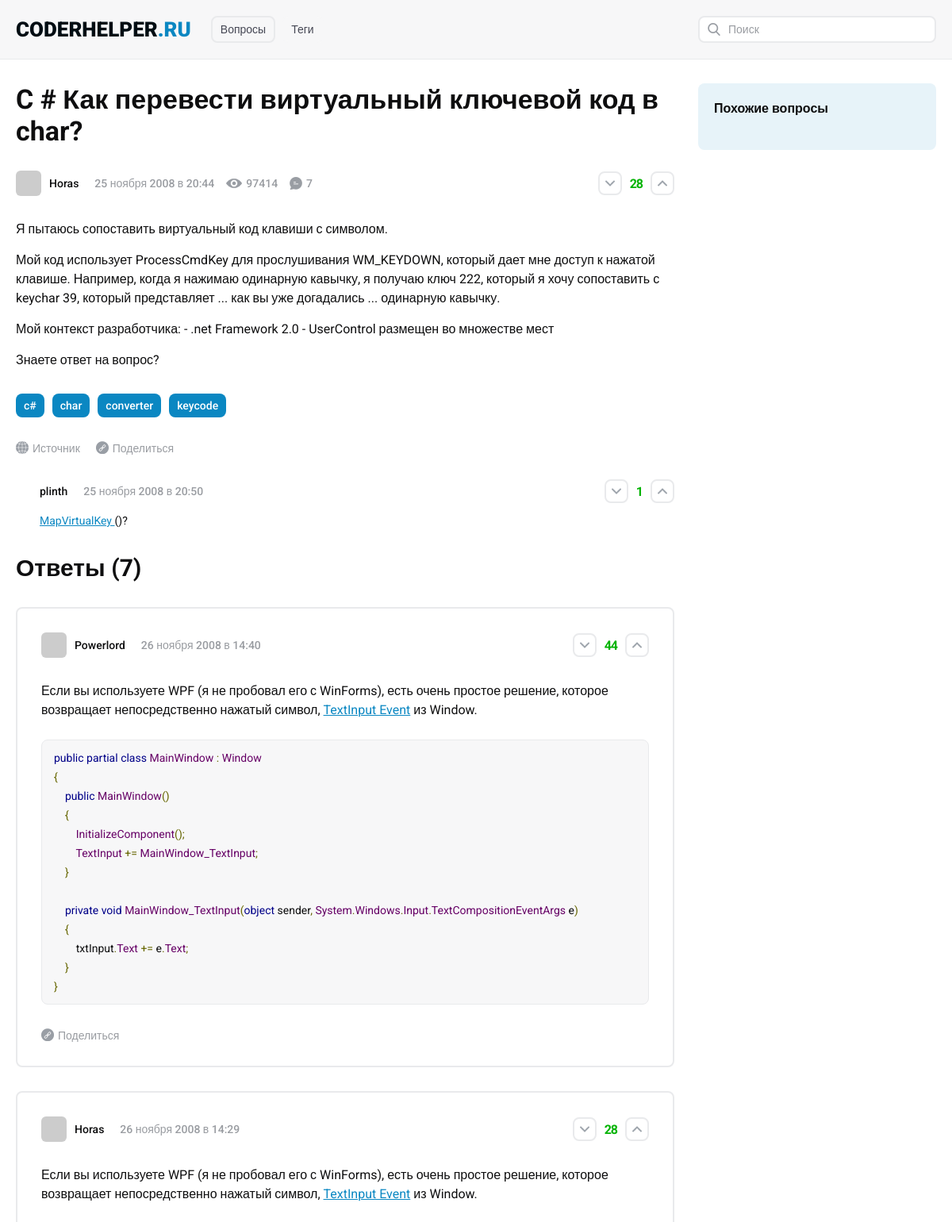
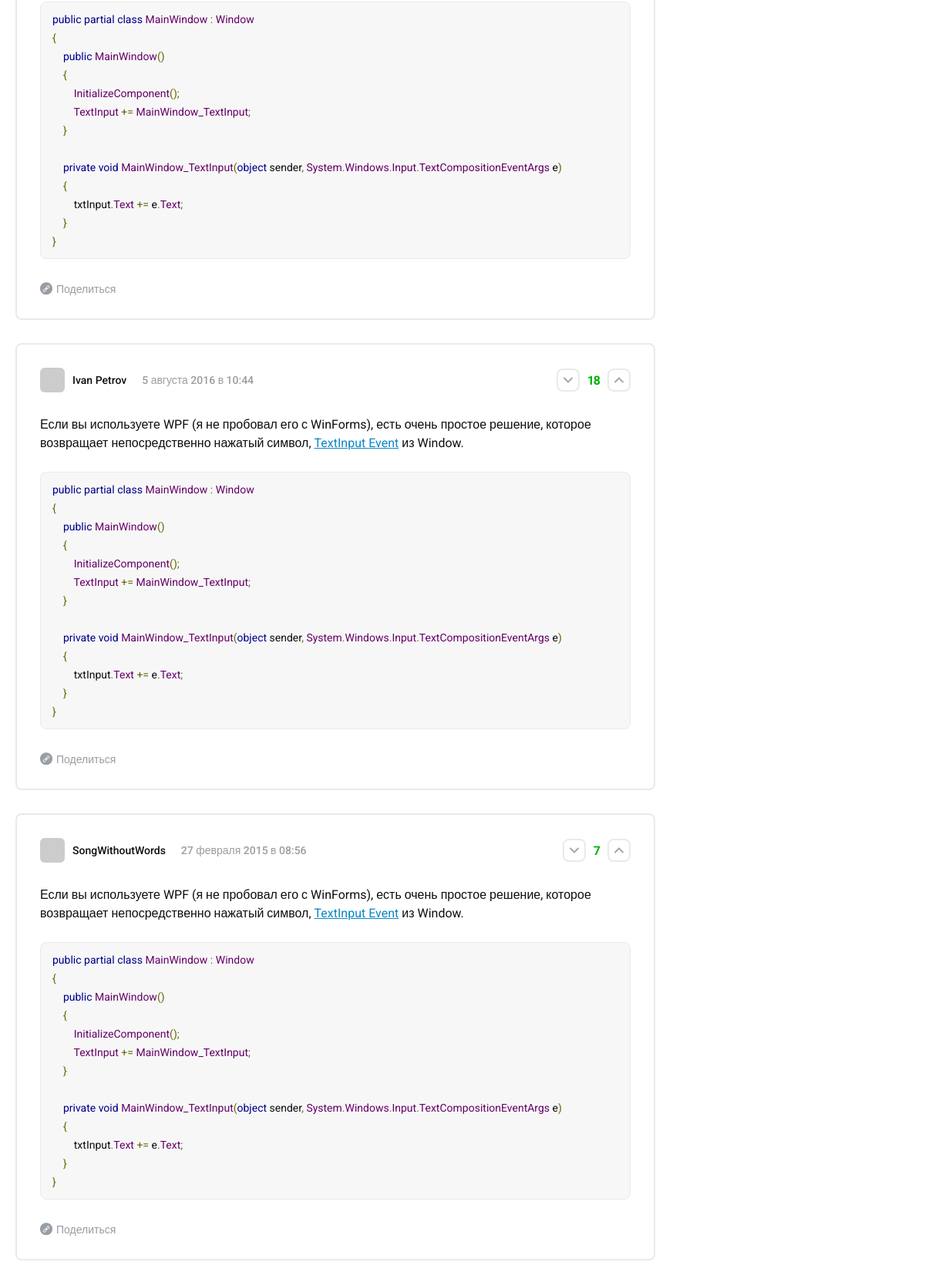
Screenshot of /questions/318777/C-How-to-translate-virtual-keycode-to-char (upper part) with the database file from the repository (2 pictures, top to bottom).
### tables this page shows
CREATE TABLE `questions` (
  `question_id` int NOT NULL AUTO_INCREMENT COMMENT 'id',
  `outer_link` varchar(255) DEFAULT NULL COMMENT 'внешняя ссылка',
  `avatar` varchar(255) DEFAULT NULL COMMENT 'аватара автора',
  `author` varchar(255) NOT NULL COMMENT 'автор вопроса',
  `post` varchar(255) NOT NULL COMMENT 'внутренняя ссылка',
  `pub_date` int NOT NULL COMMENT 'дата публикации',
  `views` int NOT NULL DEFAULT '0' COMMENT 'просмотры',
  `answers` int NOT NULL DEFAULT '0' COMMENT 'ответы',
  `title` varchar(255) NOT NULL COMMENT 'заголовок вопроса',
  `content` text NOT NULL COMMENT 'текст вопроса',
  `rating` int NOT NULL DEFAULT '0' COMMENT 'рейтинг',
  `similar_id` varchar(255) DEFAULT NULL COMMENT 'id похожих вопросов',
  `comments_block` text,
  `is_more_comments` enum('0','1','2') NOT NULL DEFAULT '0',
  `status_process` int NOT NULL DEFAULT '1',
  `is_translate` int NOT NULL DEFAULT '0',
  PRIMARY KEY (`question_id`),
  KEY `post` (`post`) USING BTREE,
  KEY `questions_status_process_index` (`status_process`),
  KEY `questions_is_translate_index` (`is_translate`)
);

CREATE TABLE `answers` (
  `answer_id` int NOT NULL AUTO_INCREMENT,
  `question_id` int NOT NULL,
  `author` varchar(255) NOT NULL,
  `status` int NOT NULL DEFAULT '0',
  `avatar` varchar(255) NOT NULL,
  `pub_date` int NOT NULL,
  `rating` int NOT NULL,
  `content` text NOT NULL,
  `comments_block` text NOT NULL,
  `is_more_comments` enum('0','1','2') NOT NULL DEFAULT '0',
  `status_process` int NOT NULL DEFAULT '1',
  `is_translate` int NOT NULL DEFAULT '0',
  PRIMARY KEY (`answer_id`),
  KEY `question_id` (`question_id`),
  KEY `answers_status_process_index` (`status_process`),
  KEY `answers_is_translate_index` (`is_translate`),
  CONSTRAINT `answers_ibfk_1` FOREIGN KEY (`question_id`) REFERENCES `questions` (`question_id`)
);

### config/routes.php (called while the page is built)
<?php
return [
    '^search\/page-([0-9]+)' => 'search/index/$1',
    '^search' => 'search/index',
    '^tags\/([0-9a-zA-Z%-.,]+)/page-([0-9]+)$' => 'tags/list/$1/$2',
    '^tags\/page-([0-9]+)$' => 'tags/index/$1',
    '^tags\/([0-9a-zA-Z%-.,]+)$' => 'tags/list/$1',
    '^tags$' => 'tags/index',
    '^questions/([0-9]+)/([0-9а-яёА-ЯЁA-Za-z-%.,]+)$' => 'question/view/$1/$2',
    '^questions/([0-9]+)/?$' => 'question/view/$1/question',
    '^q\/([0-9]+)/([0-9а-яёА-ЯЁA-Za-z-%.,]+)$' => 'question/view/$1/$2',
    '^q\/([0-9]+)/?$' => 'question/view/$1/question',
    '^page-([0-9]+)$' => 'question/index/$1',
    '' => 'question/index'
    ];

### src/Controllers/QuestionController.php (called while the page is built, shortened)
<?php
class QuestionController {
    public function actionView(int $question_id, string $post = ""): bool
    {
        $questionItem = Questions::viewQuestion($question_id);
        $questionItem['comments_block'] = json_decode($questionItem['comments_block'], true);
        $Answers = Questions::getQuestionAnswers($question_id);
        include_once PUBLIC_HTML.'/views/questions/view.php';
        return true;
    }
}

### index.php (called while the page is built, shortened)
<?php
$router = new Router();
$router->run();

### src/Models/Questions.php (called while the page is built, shortened)
<?php
class Questions {
    public static function similarQuestions(string $similar_id): array
    {
        $similar_ids = explode(',', $similar_id);
        $similarQuestions = [];
        $db = Database::getConnection();
        foreach($similar_ids as $question_id){
            $question_id = intval($question_id);
            $stmt = $db->prepare("SELECT * FROM `questions`"
                . " WHERE `question_id`=:question_id"
                . " ORDER BY `pub_date` DESC");
            $stmt->execute([':question_id' => $question_id] );
            $questionItem = $stmt->fetch();
        }
        return $similarQuestions;
    }
    public static function viewQuestion(int $question_id): array
    {
        $db = Database::getConnection();
        $stmt = $db->prepare("SELECT * FROM `questions` WHERE `question_id`=:question_id");
        $stmt->execute(
            [':question_id' => $question_id]
        );
        $questionItem = $stmt->fetch();
        $questionItem['pub_date'] = Common::pubDateToString($questionItem['pub_date']);
        $questionItem['tags'] = self::getTagsByQuestionId($questionItem['question_id']);
        return $questionItem;
    }
    public static function getQuestionAnswers(int $question_id): array
    {
        $db = Database::getConnection();
        $stmt = $db->prepare("SELECT * FROM `answers`"
            . " WHERE `question_id`=:question_id"
            . " ORDER BY `status` DESC, `rating` DESC, `pub_date` DESC");
        $stmt->execute([':question_id' => $question_id]);
        $answerList = [];
        while($row = $stmt->fetch()){
            $answerList[] = [
                'answer_id' => $row['answer_id'],
                'author' => $row['author'],
                'avatar' => $row['avatar'],
                'pub_date' => $row['pub_date'],
                'rating' => $row['rating'],
                'content' => $row['content'],
                'comments_block' => json_decode($row['comments_block'], true),
                'status' => $row['status']
            ];
        }
        return $answerList;
    }
    public static function getTagsByQuestionId(int $question_id): array
    {
        $db = Database::getConnection();
        $stmt = $db->prepare("SELECT `tag_name`"
            . " FROM `tags_to_questions`,`tags`"
            . " WHERE  `tags_to_questions`.`question_id`=:question_id"
            . " AND `tags`.`tag_id`=`tags_to_questions`.`tag_id`");
        $stmt->execute( [':question_id' => $question_id] );
        $tagsList = [];
        while($row = $stmt->fetch()){
            $tagsList[] = $row['tag_name'];
        }
        return $tagsList;
    }
}

### src/Models/Common.php (called while the page is built, shortened)
<?php
class Common {
    public static function pubDateToString($pubDate): string
    {
        $dateArray = explode('-', date("Y-n-j-H:i", $pubDate));
        $monthRu = ['', 'января', 'февраля', 'марта', 'апреля', 'мая', 'июня', 'июля', 'августа', 'сентября', 'октября', 'ноября', 'декабря'];
        $dateArray[1]  = intval($dateArray[1]);
        return $dateArray[2]." ".$monthRu[$dateArray[1]]." ".$dateArray[0]." в ".$dateArray[3];
    }
}

### views/questions/view.php (the view, shortened to what this page needs)
<?php include_once PUBLIC_HTML.'/views/layouts/header.php';?>
<div class="content_wrapper clearfix">
    <main class="questions_block question_block">
	<h1 class="main_title"><?=$questionItem['title'];?></h1>
	<div class="question_stat_block clearfix">
            <div class="author">
		<img class="avatar" src="<?=$questionItem['avatar'];?>" alt="avatar">
		<div class="name"><?=$questionItem['author'];?></div>
            </div>
            <div class="question_stat">
		<div class="date stat_item"><?=$questionItem['pub_date'];?></div>
		<div class="views stat_item"><?=$questionItem['views'];?></div>
		<div class="answers stat_item"><?=(count($Answers));?></div>
            </div>
            <div class="votes_buttons">
		<div class="vote_button js-vote_button minus js-minus"></div>
		<div class="votes_count js-votes_count <?=(($questionItem['rating'] < 0) ? "red_color" : (($questionItem['rating'] > 0) ? "green_color" : ""));?>"><?=$questionItem['rating'];?></div>
		<div class="vote_button js-vote_button plus js-plus"></div>
            </div>
	</div>
        <div class="content_text">
            <?=trim($questionItem['content']);?>
	</div>
        <ul class="tags_list question_tags_list">
            <?php foreach($questionItem['tags'] as $tag) : ?>
            <li><a href="/tags/<?=urlencode($tag);?>"><?=$tag;?></a></li>
            <?php endforeach;?>
	</ul>
        <div class="sourse_block">
            <a class="sourse_item sourse_button" href="<?=$questionItem['outer_link'];?>" target="_blank" rel="nofollow noreferrer">Источник</a>
            <div class="sourse_item share_button js-share_button" data-link="<?=$_SERVER['REQUEST_SCHEME'];?>://<?=$_SERVER['SERVER_NAME'];?>/questions/<?=$questionItem['question_id']?>/<?=$questionItem['post'];?>">
                <span class="text">Поделиться</span>
            </div>
        </div>
        <?php if(is_array($questionItem['comments_block']) && count($questionItem['comments_block']) > 0) : ?>
        <div class="comments_block">
            <?php foreach($questionItem['comments_block'] as $comment) : ?>
            <div class="comment_item">
                <div class="question_stat_block clearfix">
                    <div class="author">
                        <div class="name"><?=$comment['author']?></div>
                    </div>
                    <div class="question_stat">
                        <div class="date stat_item"><?=Common::pubDateToString($comment['pub_date'])?></div>
                    </div>
                    <div class="votes_buttons">
                        <div class="vote_button js-vote_button minus js-minus"></div>
                            <div class="votes_count js-votes_count <?=(($comment['rating'] < 0) ? "red_color" : (($comment['rating'] > 0) ? "green_color" : ""));?>"><?=$comment['rating'];?></div>
                        <div class="vote_button js-vote_button plus js-plus"></div>
                    </div>
                </div>
                <p class="comment_text"><?=$comment['comment']?>
            </div>
            <?php endforeach;?>
        </div>
        <?php endif;?>
        <div class="answers_block">
            <h2 class="answers_title">Ответы (<?=(count($Answers));?>)</h2>
            <?php if(count($Answers) > 0) : ?>
            <div class="answers_list">
                <?php
                foreach($Answers as $answer) :?>
                <div class="answer_item <?=($answer['status']) ? "right" : "";?>">
                    <div class="question_stat_block clearfix">
                        <div class="author">
                            <img class="avatar" src="<?=$answer['avatar'];?>" alt="avatar">
                            <div class="name"><?=$answer['author'];?></div>
                        </div>
                        <div class="question_stat">
                            <div class="date stat_item"><?=Common::pubDateToString($answer['pub_date'])?></div>
                        </div>
                        <div class="votes_buttons">
                            <div class="vote_button js-vote_button minus js-minus"></div>
                            <div class="votes_count js-votes_count <?=(($answer['rating'] < 0) ? "red_color" : (($answer['rating'] > 0) ? "green_color" : ""));?>"><?=$answer['rating'];?></div>
                            <div class="vote_button js-vote_button plus js-plus"></div>
                        </div>
                    </div>
                    <div class="content_text">
                        <?=$answer['content'];?>
                    </div>
                    <div class="sourse_block">
                        <div class="sourse_item share_button js-share_button" data-link="<?=$_SERVER['REQUEST_SCHEME'];?>://<?=$_SERVER['SERVER_NAME'];?>/questions/<?=$questionItem['question_id']?>/<?=$questionItem['post'];?>#<?=$answer['answer_id'];?>">
                            <span class="text">Поделиться</span>
                        </div>
                    </div>
                </div>
                <?php
                    endforeach;
                ?>
            </div>
            <?php endif;?>
        </div>
    </main>
    <aside class="sidebar">
        <div class="info_block sidebar_questions_block">
            <h4 class="block_title">Похожие вопросы</h4>
        </div>
    </aside>
</div>
<?php include_once PUBLIC_HTML.'/views/layouts/footer.php';?>

### src/Components/Router.php (shortened to what this page needs)
<?php
class Router {
    private string $controllersNamespace = 'Coderhelper\Controllers\\';
    private array $routes;
    public function __construct(){
        $routesPath = PUBLIC_HTML."/config/routes.php";
        $this->routes = include($routesPath);
    }
    private function getUri(): string
    {
        if(!empty($_SERVER['REQUEST_URI'])){
            return trim($_SERVER['REQUEST_URI'], '/');
        }
        return '';
    }
    public function run(): void
    {
        $uri = $this->getUri();
        foreach($this->routes as $uriPattern => $path) {
            if(preg_match("~^$uriPattern~ui", $uri)){
                $internalRoute = preg_replace("~$uriPattern~", $path, $uri);
                $internalRoute = preg_replace('~\?(.*)~', '', $internalRoute);
                $segments = explode('/', $internalRoute);
                $controllerName = ucfirst(array_shift($segments)."Controller");
                $actionName = "action".ucfirst(array_shift($segments));
                $this->parameters = $segments;
                $controllerName = $this->controllersNamespace.$controllerName;
                $controllerObject = new $controllerName;
                $result = (method_exists($controllerName, $actionName)) ?
                    call_user_func_array(array($controllerObject, $actionName), $this->parameters) :
                    NotfoundController::actionNotfound();
                if($result != null){
                    break;
                }
            }
        }
    }
}

### views/layouts/header.php (shortened to what this page needs)
<!DOCTYPE html>
<html lang="ru">
<head>
    <link rel="stylesheet" href="/template/css/reset.css">
    <?php if( defined('IS_QUESTION_PAGE') && IS_QUESTION_PAGE === 1 ): ?>
    <link rel="stylesheet" href="/template/css/prettify.css">
    <?php endif; ?>
    <link rel="stylesheet" href="/template/css/styles.css?v=2">
</head>
<body>
    <header class="header">
	<div class="header_wrapper clearfix">
            <div class="logo_block">
		<a class="logo" href="https://coderhelper.ru/">CoderHelper<span>.ru</span></a>
            </div>
            <nav class="nav_wrapper">
                <ul class="nav">
                    <li><a <?=$this->nav['questions'];?> href="/">Вопросы</a></li>
                    <li><a <?=$this->nav['tags'];?> href="/tags">Теги</a></li>
		</ul>
            </nav>
            <form class="search_form" action="/search" method="get">
                    <input class="search_query" type="text" id="querys" name="query" placeholder="Поиск" required="required" minlength="3">
            </form>
        </div>
    </header>

### template/css/prettify.css (style rules this page uses)
pre.prettyprint { padding: 2px; border: 1px solid #888 }

### rows the page displays
questions: title "C # Как перевести виртуальный ключевой код в char?", author "Horas", views "97414", count($Answers) "7", rating "28", content "Я пытаюсь сопоставить виртуальный код клавиши с символом. Мой код использует ProcessCmdKey для прослушивания WM_KEYDOWN, который дает мне доступ к нажатой клавише. Например, когда я нажимаю одинарную кавычку, я получаю ключ 222, который я хочу сопоставить с keychar 39, который представляет ... как вы уже догадались ... одинарную кавычку. Мой контекст разработчика: - .net Framework 2.0 - UserControl размещен во множестве мест Знаете ответ на вопрос?", tag "c#", tag "char", tag "converter", tag "keycode", author "plinth", pub_date "25 ноября 2008 в 20:50", rating "1", comment "MapVirtualKey ()?"
answers: author "Powerlord", pub_date "26 ноября 2008 в 14:40", rating "44", content "Если вы используете WPF (я не пробовал его с WinForms), есть очень простое решение, которое возвращает непосредственно нажатый символ, TextInput Event из Window. public partial class MainWindow : Window { public MainWindow () { InitializeComponent (); TextInput += MainWindow_TextInput ; } private void MainWindow_TextInput ( object sender , System . Windows . Input . TextCompositionEventArgs e ) { txtInput . Text += e . Text ; } }"
answers: author "Horas", pub_date "26 ноября 2008 в 14:29", rating "28", content "Если вы используете WPF (я не пробовал его с WinForms), есть очень простое решение, которое возвращает непосредственно нажатый символ, TextInput Event из Window. public partial class MainWindow : Window { public MainWindow () { InitializeComponent (); TextInput += MainWindow_TextInput ; } private void MainWindow_TextInput ( object sender , System . Windows . Input . TextCompositionEventArgs e ) { txtInput . Text += e . Text ; } }"
answers: author "Ivan Petrov", pub_date "5 августа 2016 в 10:44", rating "18", content "Если вы используете WPF (я не пробовал его с WinForms), есть очень простое решение, которое возвращает непосредственно нажатый символ, TextInput Event из Window. public partial class MainWindow : Window { public MainWindow () { InitializeComponent (); TextInput += MainWindow_TextInput ; } private void MainWindow_TextInput ( object sender , System . Windows . Input . TextCompositionEventArgs e ) { txtInput . Text += e . Text ; } }"
answers: author "SongWithoutWords", pub_date "27 февраля 2015 в 08:56", rating "7", content "Если вы используете WPF (я не пробовал его с WinForms), есть очень простое решение, которое возвращает непосредственно нажатый символ, TextInput Event из Window. public partial class MainWindow : Window { public MainWindow () { InitializeComponent (); TextInput += MainWindow_TextInput ; } private void MainWindow_TextInput ( object sender , System . Windows . Input . TextCompositionEventArgs e ) { txtInput . Text += e . Text ; } }"
